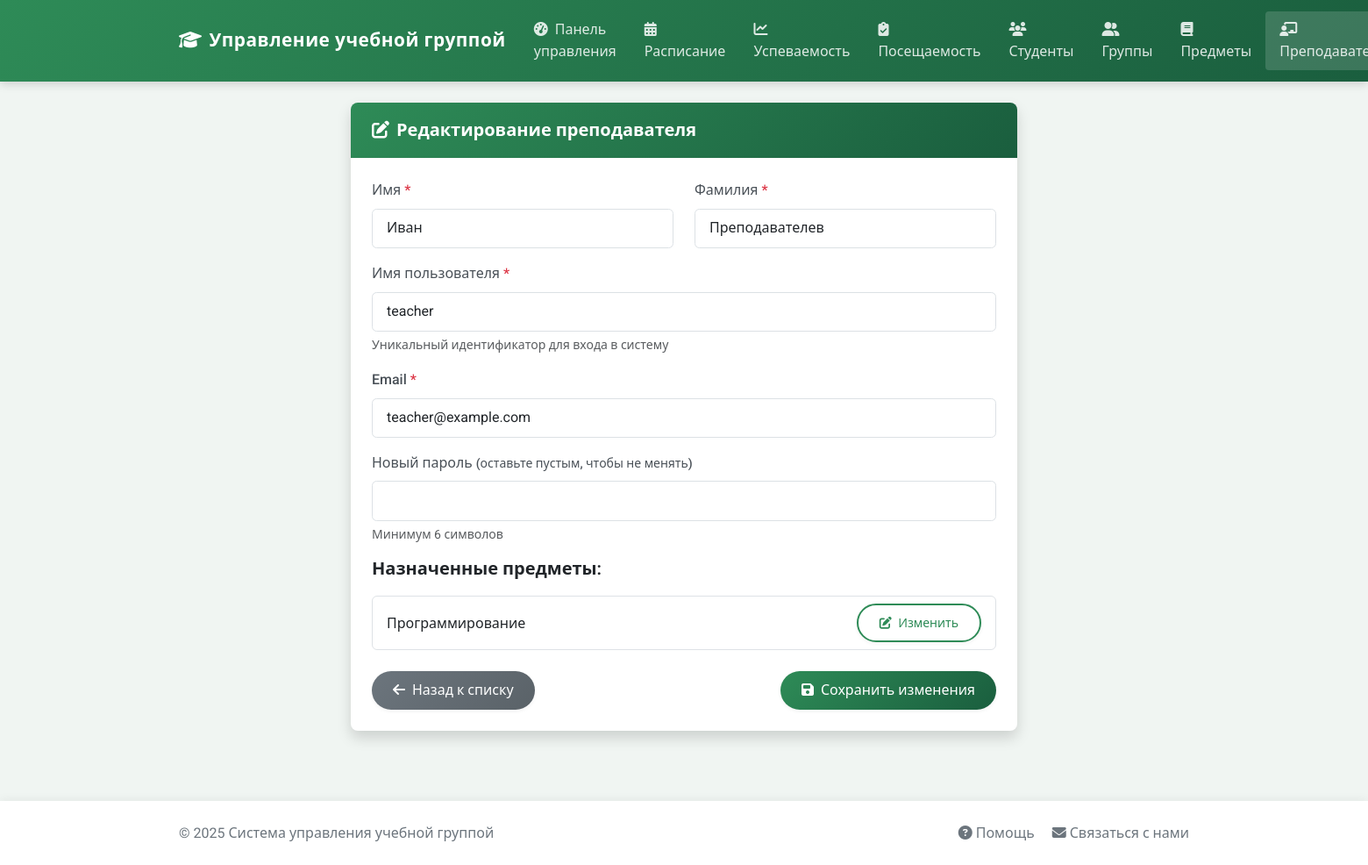
Screenshot of /teachers/edit/2 (signed in) with the database file from the repository.
### app/models/models.py (models this page shows, shortened)
class User(UserMixin, db.Model):
    id = db.Column(db.Integer, primary_key=True)
    username = db.Column(db.String(64), unique=True, nullable=False)
    email = db.Column(db.String(120), unique=True, nullable=False)
    password_hash = db.Column(db.String(128))
    first_name = db.Column(db.String(64))
    last_name = db.Column(db.String(64))
    role = db.Column(db.String(20), default='student')  # student, teacher, admin
    attendances = db.relationship('Attendance', backref='student', lazy='dynamic')
    grades = db.relationship('Grade', backref='student', lazy='dynamic')

class Subject(db.Model):
    id = db.Column(db.Integer, primary_key=True)
    name = db.Column(db.String(64), nullable=False)
    description = db.Column(db.Text)
    teacher_id = db.Column(db.Integer, db.ForeignKey('user.id'))
    teacher = db.relationship('User', backref='subjects')
    schedules = db.relationship('Schedule', backref='subject', lazy='dynamic')
    grades = db.relationship('Grade', backref='subject', lazy='dynamic')

### app/routes/teacher.py (the view, shortened to what this page needs)
@bp.route('/edit/<int:id>', methods=['GET', 'POST'])
@login_required
def edit(id):
    if current_user.role != 'admin':
        flash('У вас нет доступа к этой странице', 'danger')
        return redirect(url_for('main.dashboard'))
    teacher = User.query.get_or_404(id)
    if teacher.role != 'teacher':
        flash('Пользователь не является преподавателем', 'danger')
        return redirect(url_for('teacher.index'))
    subjects = Subject.query.filter_by(teacher_id=teacher.id).all()
    return render_template('teachers/edit.html', teacher=teacher, subjects=subjects)

### app/context_processors.py (called while the page is built)
def csrf_processor():
    return {'csrf_token': generate_csrf()}

### app/models/__init__.py (called while the page is built)
@login_manager.user_loader
def load_user(id):
    return User.query.get(int(id))

### app/templates/teachers/edit.html (shortened to what this page needs)
{% extends "base.html" %}
{% block content %}
<div class="row justify-content-center">
    <div class="col-md-8">
        <div class="card shadow">
            <div class="card-header bg-primary text-white">
                <h5 class="card-title mb-0"><i class="fas fa-edit me-2"></i>Редактирование преподавателя</h5>
            </div>
            <div class="card-body">
                <form method="post" action="{{ url_for('teacher.edit', id=teacher.id) }}">
                    <div class="row mb-3">
                        <div class="col-md-6">
                            <label for="first_name" class="form-label">Имя <span class="text-danger">*</span></label>
                            <input type="text" class="form-control" id="first_name" name="first_name"
                                   value="{{ teacher.first_name }}" required>
                        </div>
                        <div class="col-md-6">
                            <label for="last_name" class="form-label">Фамилия <span class="text-danger">*</span></label>
                            <input type="text" class="form-control" id="last_name" name="last_name"
                                   value="{{ teacher.last_name }}" required>
                        </div>
                    </div>
                    <div class="mb-3">
                        <label for="username" class="form-label">Имя пользователя <span class="text-danger">*</span></label>
                        <input type="text" class="form-control" id="username" name="username"
                               value="{{ teacher.username }}" required>
                        <div class="form-text">Уникальный идентификатор для входа в систему</div>
                    </div>
                    <div class="mb-3">
                        <label for="email" class="form-label">Email <span class="text-danger">*</span></label>
                        <input type="email" class="form-control" id="email" name="email"
                               value="{{ teacher.email }}" required>
                    </div>
                    <div class="mb-3">
                        <label for="password" class="form-label">Новый пароль <small>(оставьте пустым, чтобы не менять)</small></label>
                        <input type="password" class="form-control" id="password" name="password">
                        <div class="form-text">Минимум 6 символов</div>
                    </div>
                    {% if subjects %}
                    <div class="mb-4">
                        <h5>Назначенные предметы:</h5>
                        <ul class="list-group">
                            {% for subject in subjects %}
                            <li class="list-group-item d-flex justify-content-between align-items-center">
                                {{ subject.name }}
                                <a href="{{ url_for('subjects.edit', id=subject.id) }}" class="btn btn-sm btn-outline-primary">
                                    <i class="fas fa-edit me-1"></i> Изменить
                                </a>
                            </li>
                            {% endfor %}
                        </ul>
                    </div>
                    {% endif %}
                    <div class="d-flex justify-content-between mt-4">
                        <a href="{{ url_for('teacher.index') }}" class="btn btn-secondary">
                            <i class="fas fa-arrow-left me-1"></i> Назад к списку
                        </a>
                        <button type="submit" class="btn btn-primary">
                            <i class="fas fa-save me-1"></i> Сохранить изменения
                        </button>
                    </div>
                </form>
            </div>
        </div>
    </div>
</div>
{% endblock %}

### app/static/css/style.css (style rules this page uses)
:root { --primary-color: #2e8b57; --secondary-color: #6c757d; --success-color: #218838; --info-color: #20a2a0; --warning-color: #d4a72c; --danger-color: #c9302c; --light-color: #f8f9fa; --dark-color: #344a3d; --border-radius: 0.5rem; --box-shadow: 0 3px 10px rgba(0, 0, 0, 0.15); --transition: all 0.3s ease; }
body { font-family: 'Roboto', 'Segoe UI', sans-serif; background-color: #f0f5f2; color: #333; line-height: 1.6; }
h1, h2, h3, h4, h5, h6 { font-weight: 600; margin-bottom: 1.2rem; }
.card { border: none; border-radius: var(--border-radius); box-shadow: var(--box-shadow); transition: var(--transition); margin-bottom: 2rem; overflow: hidden; }
.card-header { background-color: rgba(0, 0, 0, 0.03); border-bottom: 1px solid rgba(0, 0, 0, 0.05); padding: 1.2rem 1.5rem; font-weight: 600; }
.card-body { padding: 1.5rem; }
.card-header.bg-primary { background: linear-gradient(135deg, var(--primary-color), #1a5e3e) !important; color: white; }
.form-control { border-radius: 0.35rem; padding: 0.6rem 1rem; border: 1px solid #dce1e5; transition: var(--transition); }
.form-label { font-weight: 500; color: #495057; margin-bottom: 0.5rem; }
.btn { font-weight: 500; border-radius: 2rem; padding: 0.6rem 1.5rem; transition: var(--transition); box-shadow: 0 2px 4px rgba(0, 0, 0, 0.05); border: none; }
.btn-primary { background: linear-gradient(135deg, var(--primary-color), #1a5e3e); }
.btn-secondary { background: linear-gradient(135deg, var(--secondary-color), #5a6268); }
.btn-outline-primary { border: 2px solid var(--primary-color); color: var(--primary-color); background: transparent; }
.card, .alert, .jumbotron { animation: fadeIn 0.5s ease-out; }

### app/static/css/modal-fix.css (style rules this page uses)
body.modal-fix-applied { overflow-y: scroll !important; padding-right: 0 !important; margin-right: 0 !important; }

### rows the page displays
User: first_name "Иван", last_name "Преподавателев", username "teacher", email "teacher@example.com"
Subject: name "Программирование"
